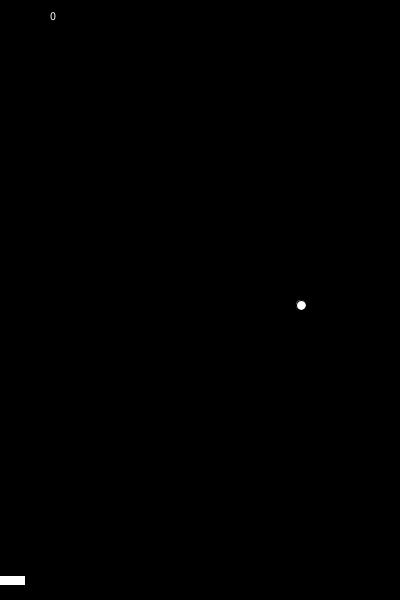
Frame 1 (no input)
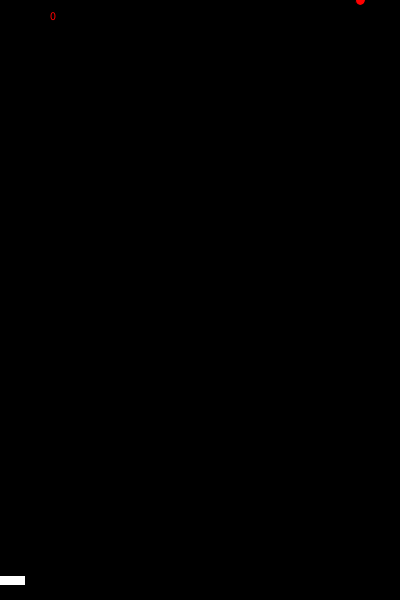
Frame 60 (the mouse pressed at the canvas centre just before this capture)
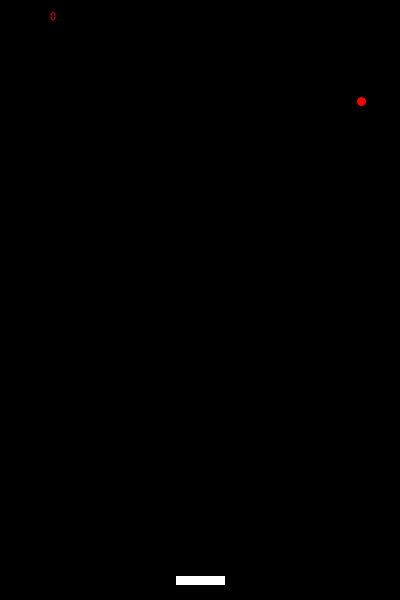
Frame 120 (the mouse held since frame 60 and released just before this capture)

The Processing sketch that drew these frames (run headless with seeded random() and noise(); from frame 60 on, the mouse is pressed at the canvas centre):

// Processing sketch: sketch4523
// ── sketch4523.pde
float x;
float y;
int a;
int b;//
int point;
int count;
float speedx;
float speedy;
void setup(){
  size(400,600);  
 a=0;
 b=0;  
 x=300;
 y=300;
 point=0;  
 count=0;  
 frameRate(100); 
 speedx=1.0;  
 speedy=5.0;  
 rectMode(CENTER);
 }
 void draw(){
   background(0,0,0);
   text(point,50,20);
   if(a==0)x+=speedx;
   if(x>=width-5){    a=1;    speedx=random(5);  }
   if(a==1)x-=speedx;
   if(x<=5){
     a=0;    speedx=random(5);  
}
if(b==0)y+=speedy;
if(y>=height){
 y=0;    
 count++;
 }  
 if(b==1)y-=speedy;
 if(y<=5){    b=0; speedy=random(5,15);  
 }
 ellipse(x,y,10,10);
 fill(255,255,255); 
 rect(mouseX,580,50,10);
 fill(255,0,0); 
 if(x>=mouseX-30 && y>=565 && y<=575 && x<=mouseX+30){ 
   b=1;   
 if(count<=10){   point+=100;   speedx=random(3);   speedy=random(3,5);  
 } 
} 
if(x>=mouseX-30 && y>=565 && y<=585 && x<mouseX-10)a=1; 
if(x>mouseX+10 && y>=565 && y<=585 && x<=mouseX+30)a=0; 
if(y>=575 && x==mouseX-30 && y<=585){ 
  a=0;   b=1;   if(count<=10){   point+=100; 
 } 
 } 
 if(y>=575 && x==mouseX+30 && y<=585){
   a=1;   b=1;   if(count<=10){   point+=100;   } } 
 if(count>2){textAlign(CENTER); 
 textSize(28);
 text("GAME OVER",width/2,height/2); 
} 
}
